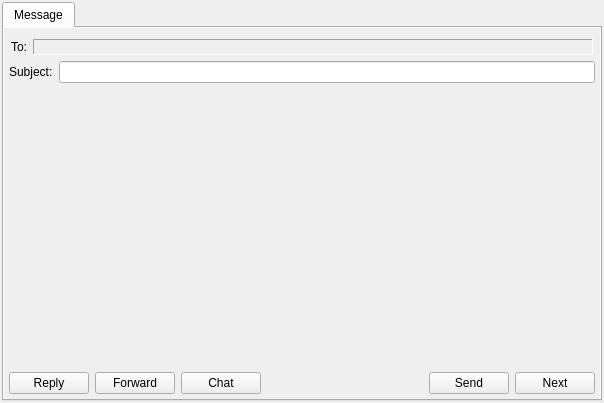
<?xml version="1.0" encoding="UTF-8"?>
<ui version="4.0">
 <class>MessageWindowClass</class>
 <widget class="QMainWindow" name="MessageWindowClass">
  <property name="geometry">
   <rect>
    <x>0</x>
    <y>0</y>
    <width>604</width>
    <height>403</height>
   </rect>
  </property>
  <property name="iconSize">
   <size>
    <width>16</width>
    <height>16</height>
   </size>
  </property>
  <property name="dockNestingEnabled">
   <bool>true</bool>
  </property>
  <widget class="QWidget" name="centralWidget">
   <property name="autoFillBackground">
    <bool>true</bool>
   </property>
   <layout class="QVBoxLayout">
    <property name="margin">
     <number>2</number>
    </property>
    <item>
     <widget class="QTabWidget" name="wdtTabs">
      <property name="currentIndex">
       <number>0</number>
      </property>
      <widget class="QWidget" name="tabMessage">
       <property name="autoFillBackground">
        <bool>true</bool>
       </property>
       <attribute name="title">
        <string>Message</string>
       </attribute>
       <layout class="QVBoxLayout" name="verticalLayout">
        <property name="margin">
         <number>5</number>
        </property>
        <item>
         <widget class="QWidget" name="wdtInfo" native="true"/>
        </item>
        <item>
         <widget class="QWidget" name="wdtReceivers" native="true">
          <layout class="QHBoxLayout">
           <property name="leftMargin">
            <number>2</number>
           </property>
           <property name="topMargin">
            <number>0</number>
           </property>
           <property name="rightMargin">
            <number>2</number>
           </property>
           <property name="bottomMargin">
            <number>0</number>
           </property>
           <item>
            <widget class="QLabel" name="lblReceiversLabel">
             <property name="text">
              <string>To:</string>
             </property>
            </widget>
           </item>
           <item>
            <widget class="QLabel" name="lblReceivers">
             <property name="sizePolicy">
              <sizepolicy hsizetype="Expanding" vsizetype="Preferred">
               <horstretch>0</horstretch>
               <verstretch>0</verstretch>
              </sizepolicy>
             </property>
             <property name="frameShape">
              <enum>QFrame::Panel</enum>
             </property>
             <property name="frameShadow">
              <enum>QFrame::Sunken</enum>
             </property>
             <property name="text">
              <string/>
             </property>
             <property name="wordWrap">
              <bool>true</bool>
             </property>
             <property name="margin">
              <number>2</number>
             </property>
            </widget>
           </item>
          </layout>
         </widget>
        </item>
        <item>
         <widget class="QWidget" name="wdtSubject" native="true">
          <layout class="QHBoxLayout" name="horizontalLayout">
           <property name="margin">
            <number>0</number>
           </property>
           <item>
            <widget class="QLabel" name="lblSubject">
             <property name="text">
              <string>Subject:</string>
             </property>
             <property name="buddy">
              <cstring>lneSubject</cstring>
             </property>
            </widget>
           </item>
           <item>
            <widget class="QLineEdit" name="lneSubject"/>
           </item>
          </layout>
          <zorder>lneSubject</zorder>
          <zorder>lneSubject</zorder>
          <zorder>lblSubject</zorder>
         </widget>
        </item>
        <item>
         <widget class="QWidget" name="wdtToolBar" native="true"/>
        </item>
        <item>
         <widget class="QWidget" name="wdtMessage" native="true">
          <property name="sizePolicy">
           <sizepolicy hsizetype="Expanding" vsizetype="Expanding">
            <horstretch>0</horstretch>
            <verstretch>0</verstretch>
           </sizepolicy>
          </property>
         </widget>
        </item>
        <item>
         <widget class="QWidget" name="wdtButtons" native="true">
          <layout class="QHBoxLayout">
           <property name="margin">
            <number>0</number>
           </property>
           <item>
            <widget class="QPushButton" name="pbtReply">
             <property name="text">
              <string>Reply</string>
             </property>
            </widget>
           </item>
           <item>
            <widget class="QPushButton" name="pbtForward">
             <property name="text">
              <string>Forward</string>
             </property>
            </widget>
           </item>
           <item>
            <widget class="QPushButton" name="pbtChat">
             <property name="text">
              <string>Chat</string>
             </property>
            </widget>
           </item>
           <item>
            <spacer>
             <property name="orientation">
              <enum>Qt::Horizontal</enum>
             </property>
             <property name="sizeHint" stdset="0">
              <size>
               <width>40</width>
               <height>20</height>
              </size>
             </property>
            </spacer>
           </item>
           <item>
            <widget class="QPushButton" name="pbtSend">
             <property name="text">
              <string>Send</string>
             </property>
            </widget>
           </item>
           <item>
            <widget class="QPushButton" name="pbtNext">
             <property name="text">
              <string>Next</string>
             </property>
            </widget>
           </item>
          </layout>
         </widget>
        </item>
       </layout>
      </widget>
     </widget>
    </item>
   </layout>
  </widget>
 </widget>
 <layoutdefault spacing="6" margin="11"/>
 <tabstops>
  <tabstop>wdtTabs</tabstop>
  <tabstop>lneSubject</tabstop>
  <tabstop>pbtNext</tabstop>
  <tabstop>pbtSend</tabstop>
  <tabstop>pbtReply</tabstop>
  <tabstop>pbtChat</tabstop>
 </tabstops>
 <resources/>
 <connections/>
</ui>
